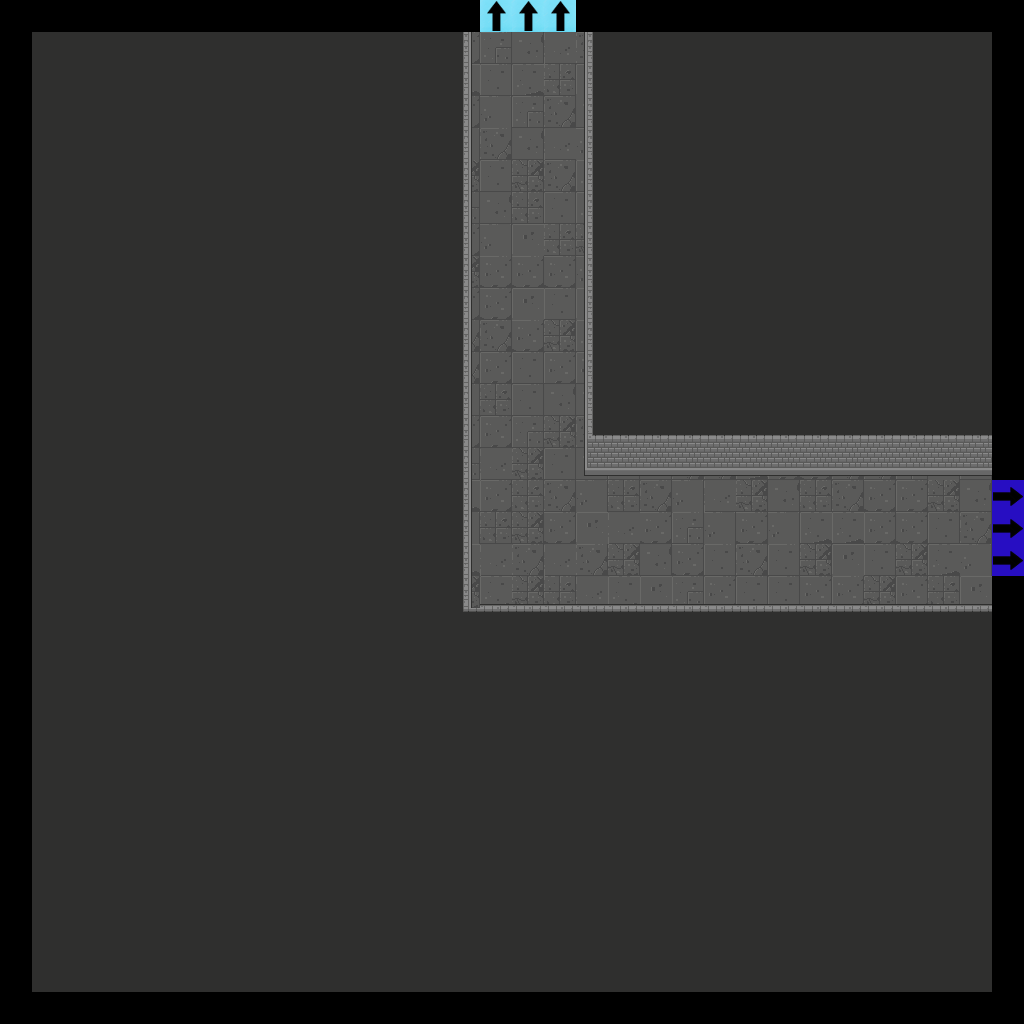

This game map was drawn from its Tiled (.tmx) file and the tilesets committed beside it. A one-line description and the trimmed map source follow:
An orthogonal 32x32 tile map with 32x32 px tiles, 7 tile layers (Floor, Walls, Doors, Pillars, ...), 2 tilesets.

<map version="1.2" tiledversion="2019.04.18" orientation="orthogonal" renderorder="right-down" width="32" height="32" tilewidth="32" tileheight="32" infinite="0" nextlayerid="22" nextobjectid="1">
 <tileset firstgid="1" source="Dungeon_Tileset_2.tsx" />
 <tileset firstgid="321" source="flags.tsx" />
 <layer id="15" name="Floor" width="32" height="32">
  <data>[1024 cells, 900 non-empty, 12 distinct tile ids]</data>
 </layer>
 <layer id="16" name="Walls" width="32" height="32">
  <data>[1024 cells, 810 non-empty, 10 distinct tile ids]</data>
 </layer>
 <layer id="17" name="Doors" width="32" height="32">
  <data>[1024 cells, 0 non-empty, 0 distinct tile ids]</data>
 </layer>
 <layer id="18" name="Pillars" width="32" height="32">
  <properties>
   <property name="unity:SortingLayer" value="Player" />
  </properties>
  <data>[1024 cells, 0 non-empty, 0 distinct tile ids]</data>
 </layer>
 <layer id="19" name="Candles" width="32" height="32">
  <data>[1024 cells, 0 non-empty, 0 distinct tile ids]</data>
 </layer>
 <layer id="20" name="Debris" width="32" height="32">
  <data>[1024 cells, 0 non-empty, 0 distinct tile ids]</data>
 </layer>
 <layer id="21" name="Flags" width="32" height="32">
  <data>[1024 cells, 6 non-empty, 2 distinct tile ids]</data>
 </layer>
</map>
